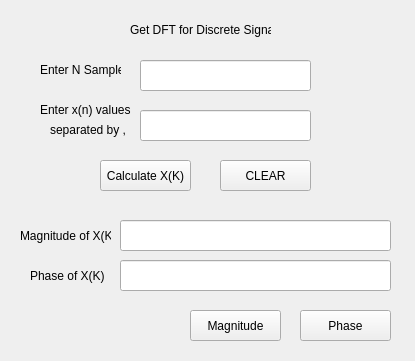
<?xml version="1.0" encoding="UTF-8"?>
<ui version="4.0">
 <class>Form</class>
 <widget class="QWidget" name="Form">
  <property name="geometry">
   <rect>
    <x>0</x>
    <y>0</y>
    <width>415</width>
    <height>361</height>
   </rect>
  </property>
  <property name="windowTitle">
   <string>Discrete Fourier Transform Calculator</string>
  </property>
  <property name="styleSheet">
   <string notr="true">/*
 * The MIT License (MIT)
 *
 * Copyright (c) &lt;2013-2014&gt; &lt;Colin Duquesnoy&gt;
 *
 * Permission is hereby granted, free of charge, to any person obtaining a copy
 * of this software and associated documentation files (the &quot;Software&quot;), to deal
 * in the Software without restriction, including without limitation the rights
 * to use, copy, modify, merge, publish, distribute, sublicense, and/or sell
 * copies of the Software, and to permit persons to whom the Software is
 * furnished to do so, subject to the following conditions:

 * The above copyright notice and this permission notice shall be included in
 * all copies or substantial portions of the Software.

 * THE SOFTWARE IS PROVIDED &quot;AS IS&quot;, WITHOUT WARRANTY OF ANY KIND, EXPRESS OR
 * IMPLIED, INCLUDING BUT NOT LIMITED TO THE WARRANTIES OF MERCHANTABILITY,
 * FITNESS FOR A PARTICULAR PURPOSE AND NONINFRINGEMENT. IN NO EVENT SHALL THE
 * AUTHORS OR COPYRIGHT HOLDERS BE LIABLE FOR ANY CLAIM, DAMAGES OR OTHER
 * LIABILITY, WHETHER IN AN ACTION OF CONTRACT, TORT OR OTHERWISE, ARISING FROM,
 * OUT OF OR IN CONNECTION WITH THE SOFTWARE OR THE USE OR OTHER DEALINGS IN
 * THE SOFTWARE.
 */
QToolTip
{
    border: 1px solid #76797C;
    background-color: rgb(90, 102, 117);;
    color: white;
    padding: 5px;
    opacity: 200;
}

QWidget
{
    color: #eff0f1;
    background-color: #31363b;
    selection-background-color:#3daee9;
    selection-color: #eff0f1;
    background-clip: border;
    border-image: none;
    border: 0px transparent black;
    outline: 0;
}

QWidget:item:hover
{
    background-color: #18465d;
    color: #eff0f1;
}

QWidget:item:selected
{
    background-color: #18465d;
}

QCheckBox
{
    spacing: 5px;
    outline: none;
    color: #eff0f1;
    margin-bottom: 2px;
}

QCheckBox:disabled
{
    color: #76797C;
}

QCheckBox::indicator,
QGroupBox::indicator
{
    width: 18px;
    height: 18px;
}
QGroupBox::indicator
{
    margin-left: 2px;
}

QCheckBox::indicator:unchecked
{
    image: url(:/qss_icons/rc/checkbox_unchecked.png);
}

QCheckBox::indicator:unchecked:hover,
QCheckBox::indicator:unchecked:focus,
QCheckBox::indicator:unchecked:pressed,
QGroupBox::indicator:unchecked:hover,
QGroupBox::indicator:unchecked:focus,
QGroupBox::indicator:unchecked:pressed
{
  border: none;
    image: url(:/qss_icons/rc/checkbox_unchecked_focus.png);
}

QCheckBox::indicator:checked
{
    image: url(:/qss_icons/rc/checkbox_checked.png);
}

QCheckBox::indicator:checked:hover,
QCheckBox::indicator:checked:focus,
QCheckBox::indicator:checked:pressed,
QGroupBox::indicator:checked:hover,
QGroupBox::indicator:checked:focus,
QGroupBox::indicator:checked:pressed
{
  border: none;
    image: url(:/qss_icons/rc/checkbox_checked_focus.png);
}


QCheckBox::indicator:indeterminate
{
    image: url(:/qss_icons/rc/checkbox_indeterminate.png);
}

QCheckBox::indicator:indeterminate:focus,
QCheckBox::indicator:indeterminate:hover,
QCheckBox::indicator:indeterminate:pressed
{
    image: url(:/qss_icons/rc/checkbox_indeterminate_focus.png);
}

QCheckBox::indicator:checked:disabled,
QGroupBox::indicator:checked:disabled
{
    image: url(:/qss_icons/rc/checkbox_checked_disabled.png);
}

QCheckBox::indicator:unchecked:disabled,
QGroupBox::indicator:unchecked:disabled
{
    image: url(:/qss_icons/rc/checkbox_unchecked_disabled.png);
}

QRadioButton
{
    spacing: 5px;
    outline: none;
    color: #eff0f1;
    margin-bottom: 2px;
}

QRadioButton:disabled
{
    color: #76797C;
}
QRadioButton::indicator
{
    width: 21px;
    height: 21px;
}

QRadioButton::indicator:unchecked
{
    image: url(:/qss_icons/rc/radio_unchecked.png);
}


QRadioButton::indicator:unchecked:hover,
QRadioButton::indicator:unchecked:focus,
QRadioButton::indicator:unchecked:pressed
{
    border: none;
    outline: none;
    image: url(:/qss_icons/rc/radio_unchecked_focus.png);
}

QRadioButton::indicator:checked
{
    border: none;
    outline: none;
    image: url(:/qss_icons/rc/radio_checked.png);
}

QRadioButton::indicator:checked:hover,
QRadioButton::indicator:checked:focus,
QRadioButton::indicator:checked:pressed
{
    border: none;
    outline: none;
    image: url(:/qss_icons/rc/radio_checked_focus.png);
}

QRadioButton::indicator:checked:disabled
{
    outline: none;
    image: url(:/qss_icons/rc/radio_checked_disabled.png);
}

QRadioButton::indicator:unchecked:disabled
{
    image: url(:/qss_icons/rc/radio_unchecked_disabled.png);
}


QMenuBar
{
    background-color: #31363b;
    color: #eff0f1;
}

QMenuBar::item
{
    background: transparent;
}

QMenuBar::item:selected
{
    background: transparent;
    border: 1px solid #76797C;
}

QMenuBar::item:pressed
{
    border: 1px solid #76797C;
    background-color: #3daee9;
    color: #eff0f1;
    margin-bottom:-1px;
    padding-bottom:1px;
}

QMenu
{
    border: 1px solid #76797C;
    color: #eff0f1;
    margin: 2px;
}

QMenu::icon
{
    margin: 5px;
}

QMenu::item
{
    padding: 5px 30px 5px 30px;
    border: 1px solid transparent; /* reserve space for selection border */
}

QMenu::item:selected
{
    color: #eff0f1;
}

QMenu::separator {
    height: 2px;
    background: lightblue;
    margin-left: 10px;
    margin-right: 5px;
}

QMenu::indicator {
    width: 18px;
    height: 18px;
}

/* non-exclusive indicator = check box style indicator
   (see QActionGroup::setExclusive) */
QMenu::indicator:non-exclusive:unchecked {
    image: url(:/qss_icons/rc/checkbox_unchecked.png);
}

QMenu::indicator:non-exclusive:unchecked:selected {
    image: url(:/qss_icons/rc/checkbox_unchecked_disabled.png);
}

QMenu::indicator:non-exclusive:checked {
    image: url(:/qss_icons/rc/checkbox_checked.png);
}

QMenu::indicator:non-exclusive:checked:selected {
    image: url(:/qss_icons/rc/checkbox_checked_disabled.png);
}

/* exclusive indicator = radio button style indicator (see QActionGroup::setExclusive) */
QMenu::indicator:exclusive:unchecked {
    image: url(:/qss_icons/rc/radio_unchecked.png);
}

QMenu::indicator:exclusive:unchecked:selected {
    image: url(:/qss_icons/rc/radio_unchecked_disabled.png);
}

QMenu::indicator:exclusive:checked {
    image: url(:/qss_icons/rc/radio_checked.png);
}

QMenu::indicator:exclusive:checked:selected {
    image: url(:/qss_icons/rc/radio_checked_disabled.png);
}

QMenu::right-arrow {
    margin: 5px;
    image: url(:/qss_icons/rc/right_arrow.png)
}


QWidget:disabled
{
    color: #454545;
    background-color: #31363b;
}

QAbstractItemView
{
    alternate-background-color: #31363b;
    color: #eff0f1;
    border: 1px solid 3A3939;
    border-radius: 2px;
}

QWidget:focus, QMenuBar:focus
{
    border: 1px solid #3daee9;
}

QTabWidget:focus, QCheckBox:focus, QRadioButton:focus, QSlider:focus
{
    border: none;
}

QLineEdit
{
    background-color: #232629;
    padding: 5px;
    border-style: solid;
    border: 1px solid #76797C;
    border-radius: 2px;
    color: #eff0f1;
}

QAbstractItemView QLineEdit
{
    padding: 0;
}

QGroupBox {
    border:1px solid #76797C;
    border-radius: 2px;
    margin-top: 20px;
}

QGroupBox::title {
    subcontrol-origin: margin;
    subcontrol-position: top center;
    padding-left: 10px;
    padding-right: 10px;
    padding-top: 10px;
}

QAbstractScrollArea
{
    border-radius: 2px;
    border: 1px solid #76797C;
    background-color: transparent;
}

QScrollBar:horizontal
{
    height: 15px;
    margin: 3px 15px 3px 15px;
    border: 1px transparent #2A2929;
    border-radius: 4px;
    background-color: #2A2929;
}

QScrollBar::handle:horizontal
{
    background-color: #605F5F;
    min-width: 5px;
    border-radius: 4px;
}

QScrollBar::add-line:horizontal
{
    margin: 0px 3px 0px 3px;
    border-image: url(:/qss_icons/rc/right_arrow_disabled.png);
    width: 10px;
    height: 10px;
    subcontrol-position: right;
    subcontrol-origin: margin;
}

QScrollBar::sub-line:horizontal
{
    margin: 0px 3px 0px 3px;
    border-image: url(:/qss_icons/rc/left_arrow_disabled.png);
    height: 10px;
    width: 10px;
    subcontrol-position: left;
    subcontrol-origin: margin;
}

QScrollBar::add-line:horizontal:hover,QScrollBar::add-line:horizontal:on
{
    border-image: url(:/qss_icons/rc/right_arrow.png);
    height: 10px;
    width: 10px;
    subcontrol-position: right;
    subcontrol-origin: margin;
}


QScrollBar::sub-line:horizontal:hover, QScrollBar::sub-line:horizontal:on
{
    border-image: url(:/qss_icons/rc/left_arrow.png);
    height: 10px;
    width: 10px;
    subcontrol-position: left;
    subcontrol-origin: margin;
}

QScrollBar::up-arrow:horizontal, QScrollBar::down-arrow:horizontal
{
    background: none;
}


QScrollBar::add-page:horizontal, QScrollBar::sub-page:horizontal
{
    background: none;
}

QScrollBar:vertical
{
    background-color: #2A2929;
    width: 15px;
    margin: 15px 3px 15px 3px;
    border: 1px transparent #2A2929;
    border-radius: 4px;
}

QScrollBar::handle:vertical
{
    background-color: #605F5F;
    min-height: 5px;
    border-radius: 4px;
}

QScrollBar::sub-line:vertical
{
    margin: 3px 0px 3px 0px;
    border-image: url(:/qss_icons/rc/up_arrow_disabled.png);
    height: 10px;
    width: 10px;
    subcontrol-position: top;
    subcontrol-origin: margin;
}

QScrollBar::add-line:vertical
{
    margin: 3px 0px 3px 0px;
    border-image: url(:/qss_icons/rc/down_arrow_disabled.png);
    height: 10px;
    width: 10px;
    subcontrol-position: bottom;
    subcontrol-origin: margin;
}

QScrollBar::sub-line:vertical:hover,QScrollBar::sub-line:vertical:on
{

    border-image: url(:/qss_icons/rc/up_arrow.png);
    height: 10px;
    width: 10px;
    subcontrol-position: top;
    subcontrol-origin: margin;
}


QScrollBar::add-line:vertical:hover, QScrollBar::add-line:vertical:on
{
    border-image: url(:/qss_icons/rc/down_arrow.png);
    height: 10px;
    width: 10px;
    subcontrol-position: bottom;
    subcontrol-origin: margin;
}

QScrollBar::up-arrow:vertical, QScrollBar::down-arrow:vertical
{
    background: none;
}


QScrollBar::add-page:vertical, QScrollBar::sub-page:vertical
{
    background: none;
}

QTextEdit
{
    background-color: #232629;
    color: #eff0f1;
    border: 1px solid #76797C;
}

QPlainTextEdit
{
    background-color: #232629;;
    color: #eff0f1;
    border-radius: 2px;
    border: 1px solid #76797C;
}

QHeaderView::section
{
    background-color: #76797C;
    color: #eff0f1;
    padding: 5px;
    border: 1px solid #76797C;
}

QSizeGrip {
    image: url(:/qss_icons/rc/sizegrip.png);
    width: 12px;
    height: 12px;
}


QMainWindow::separator
{
    background-color: #31363b;
    color: white;
    padding-left: 4px;
    spacing: 2px;
    border: 1px dashed #76797C;
}

QMainWindow::separator:hover
{

    background-color: #787876;
    color: white;
    padding-left: 4px;
    border: 1px solid #76797C;
    spacing: 2px;
}


QMenu::separator
{
    height: 1px;
    background-color: #76797C;
    color: white;
    padding-left: 4px;
    margin-left: 10px;
    margin-right: 5px;
}


QFrame
{
    border-radius: 2px;
    border: 1px solid #76797C;
}

QFrame[frameShape=&quot;0&quot;]
{
    border-radius: 2px;
    border: 1px transparent #76797C;
}

QStackedWidget
{
    border: 1px transparent black;
}

QToolBar {
    border: 1px transparent #393838;
    background: 1px solid #31363b;
    font-weight: bold;
}

QToolBar::handle:horizontal {
    image: url(:/qss_icons/rc/Hmovetoolbar.png);
}
QToolBar::handle:vertical {
    image: url(:/qss_icons/rc/Vmovetoolbar.png);
}
QToolBar::separator:horizontal {
    image: url(:/qss_icons/rc/Hsepartoolbar.png);
}
QToolBar::separator:vertical {
    image: url(:/qss_icons/rc/Vsepartoolbar.png);
}
QToolButton#qt_toolbar_ext_button {
    background: #58595a
}

QPushButton
{
    color: #eff0f1;
    background-color: #31363b;
    border-width: 1px;
    border-color: #76797C;
    border-style: solid;
    padding: 5px;
    border-radius: 2px;
    outline: none;
}

QPushButton:disabled
{
    background-color: #31363b;
    border-width: 1px;
    border-color: #454545;
    border-style: solid;
    padding-top: 5px;
    padding-bottom: 5px;
    padding-left: 10px;
    padding-right: 10px;
    border-radius: 2px;
    color: #454545;
}

QPushButton:focus {
    background-color: #3daee9;
    color: white;
}

QPushButton:pressed
{
    background-color: #3daee9;
    padding-top: -15px;
    padding-bottom: -17px;
}

QComboBox
{
    selection-background-color: #3daee9;
    border-style: solid;
    border: 1px solid #76797C;
    border-radius: 2px;
    padding: 5px;
    min-width: 75px;
}

QPushButton:checked{
    background-color: #76797C;
    border-color: #6A6969;
}

QComboBox:hover,QPushButton:hover,QAbstractSpinBox:hover,QLineEdit:hover,QTextEdit:hover,QPlainTextEdit:hover,QAbstractView:hover,QTreeView:hover
{
    border: 1px solid #3daee9;
    color: #eff0f1;
}

QComboBox:on
{
    padding-top: 3px;
    padding-left: 4px;
    selection-background-color: #4a4a4a;
}

QComboBox QAbstractItemView
{
    background-color: #232629;
    border-radius: 2px;
    border: 1px solid #76797C;
    selection-background-color: #18465d;
}

QComboBox::drop-down
{
    subcontrol-origin: padding;
    subcontrol-position: top right;
    width: 15px;

    border-left-width: 0px;
    border-left-color: darkgray;
    border-left-style: solid;
    border-top-right-radius: 3px;
    border-bottom-right-radius: 3px;
}

QComboBox::down-arrow
{
    image: url(:/qss_icons/rc/down_arrow_disabled.png);
}

QComboBox::down-arrow:on, QComboBox::down-arrow:hover,
QComboBox::down-arrow:focus
{
    image: url(:/qss_icons/rc/down_arrow.png);
}

QAbstractSpinBox {
    padding: 5px;
    border: 1px solid #76797C;
    background-color: #232629;
    color: #eff0f1;
    border-radius: 2px;
    min-width: 75px;
}

QAbstractSpinBox:up-button
{
    background-color: transparent;
    subcontrol-origin: border;
    subcontrol-position: center right;
}

QAbstractSpinBox:down-button
{
    background-color: transparent;
    subcontrol-origin: border;
    subcontrol-position: center left;
}

QAbstractSpinBox::up-arrow,QAbstractSpinBox::up-arrow:disabled,QAbstractSpinBox::up-arrow:off {
    image: url(:/qss_icons/rc/up_arrow_disabled.png);
    width: 10px;
    height: 10px;
}
QAbstractSpinBox::up-arrow:hover
{
    image: url(:/qss_icons/rc/up_arrow.png);
}


QAbstractSpinBox::down-arrow,QAbstractSpinBox::down-arrow:disabled,QAbstractSpinBox::down-arrow:off
{
    image: url(:/qss_icons/rc/down_arrow_disabled.png);
    width: 10px;
    height: 10px;
}
QAbstractSpinBox::down-arrow:hover
{
    image: url(:/qss_icons/rc/down_arrow.png);
}


QLabel
{
    border: 0px solid black;
}

QTabWidget{
    border: 0px transparent black;
}

QTabWidget::pane {
    border: 1px solid #76797C;
    padding: 5px;
    margin: 0px;
}

QTabWidget::tab-bar {
    left: 5px; /* move to the right by 5px */
}

QTabBar
{
    qproperty-drawBase: 0;
    border-radius: 3px;
}

QTabBar:focus
{
    border: 0px transparent black;
}

QTabBar::close-button  {
    image: url(:/qss_icons/rc/close.png);
    background: transparent;
}

QTabBar::close-button:hover
{
    image: url(:/qss_icons/rc/close-hover.png);
    background: transparent;
}

QTabBar::close-button:pressed {
    image: url(:/qss_icons/rc/close-pressed.png);
    background: transparent;
}

/* TOP TABS */
QTabBar::tab:top {
    color: #eff0f1;
    border: 1px solid #76797C;
    border-bottom: 1px transparent black;
    background-color: #31363b;
    padding: 5px;
    min-width: 50px;
    border-top-left-radius: 2px;
    border-top-right-radius: 2px;
}

QTabBar::tab:top:!selected
{
    color: #eff0f1;
    background-color: #54575B;
    border: 1px solid #76797C;
    border-bottom: 1px transparent black;
    border-top-left-radius: 2px;
    border-top-right-radius: 2px;    
}

QTabBar::tab:top:!selected:hover {
    background-color: #3daee9;
}

/* BOTTOM TABS */
QTabBar::tab:bottom {
    color: #eff0f1;
    border: 1px solid #76797C;
    border-top: 1px transparent black;
    background-color: #31363b;
    padding: 5px;
    border-bottom-left-radius: 2px;
    border-bottom-right-radius: 2px;
    min-width: 50px;
}

QTabBar::tab:bottom:!selected
{
    color: #eff0f1;
    background-color: #54575B;
    border: 1px solid #76797C;
    border-top: 1px transparent black;
    border-bottom-left-radius: 2px;
    border-bottom-right-radius: 2px;
}

QTabBar::tab:bottom:!selected:hover {
    background-color: #3daee9;
}

/* LEFT TABS */
QTabBar::tab:left {
    color: #eff0f1;
    border: 1px solid #76797C;
    border-left: 1px transparent black;
    background-color: #31363b;
    padding: 5px;
    border-top-right-radius: 2px;
    border-bottom-right-radius: 2px;
    min-height: 50px;
}

QTabBar::tab:left:!selected
{
    color: #eff0f1;
    background-color: #54575B;
    border: 1px solid #76797C;
    border-left: 1px transparent black;
    border-top-right-radius: 2px;
    border-bottom-right-radius: 2px;
}

QTabBar::tab:left:!selected:hover {
    background-color: #3daee9;
}


/* RIGHT TABS */
QTabBar::tab:right {
    color: #eff0f1;
    border: 1px solid #76797C;
    border-right: 1px transparent black;
    background-color: #31363b;
    padding: 5px;
    border-top-left-radius: 2px;
    border-bottom-left-radius: 2px;
    min-height: 50px;
}

QTabBar::tab:right:!selected
{
    color: #eff0f1;
    background-color: #54575B;
    border: 1px solid #76797C;
    border-right: 1px transparent black;
    border-top-left-radius: 2px;
    border-bottom-left-radius: 2px;
}

QTabBar::tab:right:!selected:hover {
    background-color: #3daee9;
}

QTabBar QToolButton::right-arrow:enabled {
     image: url(:/qss_icons/rc/right_arrow.png);
 }

 QTabBar QToolButton::left-arrow:enabled {
     image: url(:/qss_icons/rc/left_arrow.png);
 }

QTabBar QToolButton::right-arrow:disabled {
     image: url(:/qss_icons/rc/right_arrow_disabled.png);
 }

 QTabBar QToolButton::left-arrow:disabled {
     image: url(:/qss_icons/rc/left_arrow_disabled.png);
 }


QDockWidget {
    background: #31363b;
    border: 1px solid #403F3F;
    titlebar-close-icon: url(:/qss_icons/rc/close.png);
    titlebar-normal-icon: url(:/qss_icons/rc/undock.png);
}

QDockWidget::close-button, QDockWidget::float-button {
    border: 1px solid transparent;
    border-radius: 2px;
    background: transparent;
}

QDockWidget::close-button:hover, QDockWidget::float-button:hover {
    background: rgba(255, 255, 255, 10);
}

QDockWidget::close-button:pressed, QDockWidget::float-button:pressed {
    padding: 1px -1px -1px 1px;
    background: rgba(255, 255, 255, 10);
}

QTreeView, QListView
{
    border: 1px solid #76797C;
    background-color: #232629;
}

QTreeView:branch:selected, QTreeView:branch:hover
{
    background: url(:/qss_icons/rc/transparent.png);
}

QTreeView::branch:has-siblings:!adjoins-item {
    border-image: url(:/qss_icons/rc/transparent.png);
}

QTreeView::branch:has-siblings:adjoins-item {
    border-image: url(:/qss_icons/rc/transparent.png);
}

QTreeView::branch:!has-children:!has-siblings:adjoins-item {
    border-image: url(:/qss_icons/rc/transparent.png);
}

QTreeView::branch:has-children:!has-siblings:closed,
QTreeView::branch:closed:has-children:has-siblings {
    image: url(:/qss_icons/rc/branch_closed.png);
}

QTreeView::branch:open:has-children:!has-siblings,
QTreeView::branch:open:has-children:has-siblings  {
    image: url(:/qss_icons/rc/branch_open.png);
}

QTreeView::branch:has-children:!has-siblings:closed:hover,
QTreeView::branch:closed:has-children:has-siblings:hover {
    image: url(:/qss_icons/rc/branch_closed-on.png);
    }

QTreeView::branch:open:has-children:!has-siblings:hover,
QTreeView::branch:open:has-children:has-siblings:hover  {
    image: url(:/qss_icons/rc/branch_open-on.png);
    }

QListView::item:!selected:hover, QTreeView::item:!selected:hover  {
    background: #18465d;
    outline: 0;
    color: #eff0f1
}

QListView::item:selected:hover, QTreeView::item:selected:hover  {
    background: #287399;
    color: #eff0f1;
}

QSlider::groove:horizontal {
    border: 1px solid #565a5e;
    height: 4px;
    background: #565a5e;
    margin: 0px;
    border-radius: 2px;
}

QSlider::handle:horizontal {
    background: #232629;
    border: 1px solid #565a5e;
    width: 16px;
    height: 16px;
    margin: -8px 0;
    border-radius: 9px;
}

QSlider::groove:vertical {
    border: 1px solid #565a5e;
    width: 4px;
    background: #565a5e;
    margin: 0px;
    border-radius: 3px;
}

QSlider::handle:vertical {
    background: #232629;
    border: 1px solid #565a5e;
    width: 16px;
    height: 16px;
    margin: 0 -8px;
    border-radius: 9px;
}

QToolButton {
    background-color: transparent;
    border: 1px transparent #76797C;
    border-radius: 2px;
    margin: 3px;
    padding: 5px;
}

QToolButton[popupMode=&quot;1&quot;] { /* only for MenuButtonPopup */
 padding-right: 20px; /* make way for the popup button */
 border: 1px #76797C;
 border-radius: 5px;
}

QToolButton[popupMode=&quot;2&quot;] { /* only for InstantPopup */
 padding-right: 10px; /* make way for the popup button */
 border: 1px #76797C;
}


QToolButton:hover, QToolButton::menu-button:hover {
    background-color: transparent;
    border: 1px solid #3daee9;
    padding: 5px;
}

QToolButton:checked, QToolButton:pressed,
        QToolButton::menu-button:pressed {
    background-color: #3daee9;
    border: 1px solid #3daee9;
    padding: 5px;
}

/* the subcontrol below is used only in the InstantPopup or DelayedPopup mode */
QToolButton::menu-indicator {
    image: url(:/qss_icons/rc/down_arrow.png);
    top: -7px; left: -2px; /* shift it a bit */
}

/* the subcontrols below are used only in the MenuButtonPopup mode */
QToolButton::menu-button {
    border: 1px transparent #76797C;
    border-top-right-radius: 6px;
    border-bottom-right-radius: 6px;
    /* 16px width + 4px for border = 20px allocated above */
    width: 16px;
    outline: none;
}

QToolButton::menu-arrow {
    image: url(:/qss_icons/rc/down_arrow.png);
}

QToolButton::menu-arrow:open {
    border: 1px solid #76797C;
}

QPushButton::menu-indicator  {
    subcontrol-origin: padding;
    subcontrol-position: bottom right;
    left: 8px;
}

QTableView
{
    border: 1px solid #76797C;
    gridline-color: #31363b;
    background-color: #232629;
}


QTableView, QHeaderView
{
    border-radius: 0px;
}

QTableView::item:pressed, QListView::item:pressed, QTreeView::item:pressed  {
    background: #18465d;
    color: #eff0f1;
}

QTableView::item:selected:active, QTreeView::item:selected:active, QListView::item:selected:active  {
    background: #287399;
    color: #eff0f1;
}


QHeaderView
{
    background-color: #31363b;
    border: 1px transparent;
    border-radius: 0px;
    margin: 0px;
    padding: 0px;

}

QHeaderView::section  {
    background-color: #31363b;
    color: #eff0f1;
    padding: 5px;
    border: 1px solid #76797C;
    border-radius: 0px;
    text-align: center;
}

QHeaderView::section::vertical::first, QHeaderView::section::vertical::only-one
{
    border-top: 1px solid #76797C;
}

QHeaderView::section::vertical
{
    border-top: transparent;
}

QHeaderView::section::horizontal::first, QHeaderView::section::horizontal::only-one
{
    border-left: 1px solid #76797C;
}

QHeaderView::section::horizontal
{
    border-left: transparent;
}


QHeaderView::section:checked
 {
    color: white;
    background-color: #334e5e;
 }

 /* style the sort indicator */
QHeaderView::down-arrow {
    image: url(:/qss_icons/rc/down_arrow.png);
}

QHeaderView::up-arrow {
    image: url(:/qss_icons/rc/up_arrow.png);
}


QTableCornerButton::section {
    background-color: #31363b;
    border: 1px transparent #76797C;
    border-radius: 0px;
}

QToolBox  {
    padding: 5px;
    border: 1px transparent black;
}

QToolBox::tab {
    color: #eff0f1;
    background-color: #31363b;
    border: 1px solid #76797C;
    border-bottom: 1px transparent #31363b;
    border-top-left-radius: 5px;
    border-top-right-radius: 5px;
}

QToolBox::tab:selected { /* italicize selected tabs */
    font: italic;
    background-color: #31363b;
    border-color: #3daee9;
 }

QStatusBar::item {
    border: 0px transparent dark;
 }


QFrame[height=&quot;3&quot;], QFrame[width=&quot;3&quot;] {
    background-color: #76797C;
}


QSplitter::handle {
    border: 1px dashed #76797C;
}

QSplitter::handle:hover {
    background-color: #787876;
    border: 1px solid #76797C;
}

QSplitter::handle:horizontal {
    width: 1px;
}

QSplitter::handle:vertical {
    height: 1px;
}

QProgressBar {
    border: 1px solid #76797C;
    border-radius: 5px;
    text-align: center;
}

QProgressBar::chunk {
    background-color: #05B8CC;
}

QDateEdit
{
    selection-background-color: #3daee9;
    border-style: solid;
    border: 1px solid #3375A3;
    border-radius: 2px;
    padding: 1px;
    min-width: 75px;
}

QDateEdit:on
{
    padding-top: 3px;
    padding-left: 4px;
    selection-background-color: #4a4a4a;
}

QDateEdit QAbstractItemView
{
    background-color: #232629;
    border-radius: 2px;
    border: 1px solid #3375A3;
    selection-background-color: #3daee9;
}

QDateEdit::drop-down
{
    subcontrol-origin: padding;
    subcontrol-position: top right;
    width: 15px;
    border-left-width: 0px;
    border-left-color: darkgray;
    border-left-style: solid;
    border-top-right-radius: 3px;
    border-bottom-right-radius: 3px;
}

QDateEdit::down-arrow
{
    image: url(:/qss_icons/rc/down_arrow_disabled.png);
}

QDateEdit::down-arrow:on, QDateEdit::down-arrow:hover,
QDateEdit::down-arrow:focus
{
    image: url(:/qss_icons/rc/down_arrow.png);
}
</string>
  </property>
  <widget class="QPushButton" name="Wn_calc">
   <property name="geometry">
    <rect>
     <x>100</x>
     <y>160</y>
     <width>91</width>
     <height>31</height>
    </rect>
   </property>
   <property name="text">
    <string>Calculate X(K)</string>
   </property>
  </widget>
  <widget class="QLabel" name="label">
   <property name="geometry">
    <rect>
     <x>40</x>
     <y>60</y>
     <width>81</width>
     <height>20</height>
    </rect>
   </property>
   <property name="text">
    <string>Enter N Samples</string>
   </property>
  </widget>
  <widget class="QLineEdit" name="in_N">
   <property name="geometry">
    <rect>
     <x>140</x>
     <y>60</y>
     <width>171</width>
     <height>31</height>
    </rect>
   </property>
  </widget>
  <widget class="QLineEdit" name="in_x_n">
   <property name="geometry">
    <rect>
     <x>140</x>
     <y>110</y>
     <width>171</width>
     <height>31</height>
    </rect>
   </property>
  </widget>
  <widget class="QLabel" name="label_2">
   <property name="geometry">
    <rect>
     <x>40</x>
     <y>100</y>
     <width>91</width>
     <height>20</height>
    </rect>
   </property>
   <property name="text">
    <string>Enter x(n) values </string>
   </property>
  </widget>
  <widget class="QLabel" name="label_3">
   <property name="geometry">
    <rect>
     <x>50</x>
     <y>120</y>
     <width>81</width>
     <height>20</height>
    </rect>
   </property>
   <property name="text">
    <string>separated by ,</string>
   </property>
  </widget>
  <widget class="QLineEdit" name="out_magnitude">
   <property name="geometry">
    <rect>
     <x>120</x>
     <y>220</y>
     <width>271</width>
     <height>31</height>
    </rect>
   </property>
   <property name="readOnly">
    <bool>true</bool>
   </property>
  </widget>
  <widget class="QLineEdit" name="out_phase">
   <property name="geometry">
    <rect>
     <x>120</x>
     <y>260</y>
     <width>271</width>
     <height>31</height>
    </rect>
   </property>
   <property name="readOnly">
    <bool>true</bool>
   </property>
  </widget>
  <widget class="QLabel" name="label_4">
   <property name="geometry">
    <rect>
     <x>20</x>
     <y>220</y>
     <width>91</width>
     <height>31</height>
    </rect>
   </property>
   <property name="text">
    <string>Magnitude of X(K)</string>
   </property>
  </widget>
  <widget class="QLabel" name="label_5">
   <property name="geometry">
    <rect>
     <x>30</x>
     <y>260</y>
     <width>81</width>
     <height>31</height>
    </rect>
   </property>
   <property name="text">
    <string>Phase of X(K)</string>
   </property>
  </widget>
  <widget class="QLabel" name="label_6">
   <property name="geometry">
    <rect>
     <x>130</x>
     <y>20</y>
     <width>141</width>
     <height>20</height>
    </rect>
   </property>
   <property name="text">
    <string>Get DFT for Discrete Signals</string>
   </property>
  </widget>
  <widget class="QPushButton" name="btn_clear">
   <property name="geometry">
    <rect>
     <x>220</x>
     <y>160</y>
     <width>91</width>
     <height>31</height>
    </rect>
   </property>
   <property name="text">
    <string>CLEAR</string>
   </property>
  </widget>
  <widget class="QPushButton" name="btn_plot_phase">
   <property name="geometry">
    <rect>
     <x>300</x>
     <y>310</y>
     <width>91</width>
     <height>31</height>
    </rect>
   </property>
   <property name="text">
    <string>Phase</string>
   </property>
  </widget>
  <widget class="QPushButton" name="btn_plot_mag">
   <property name="geometry">
    <rect>
     <x>190</x>
     <y>310</y>
     <width>91</width>
     <height>31</height>
    </rect>
   </property>
   <property name="text">
    <string>Magnitude</string>
   </property>
  </widget>
 </widget>
 <resources/>
 <connections/>
</ui>
